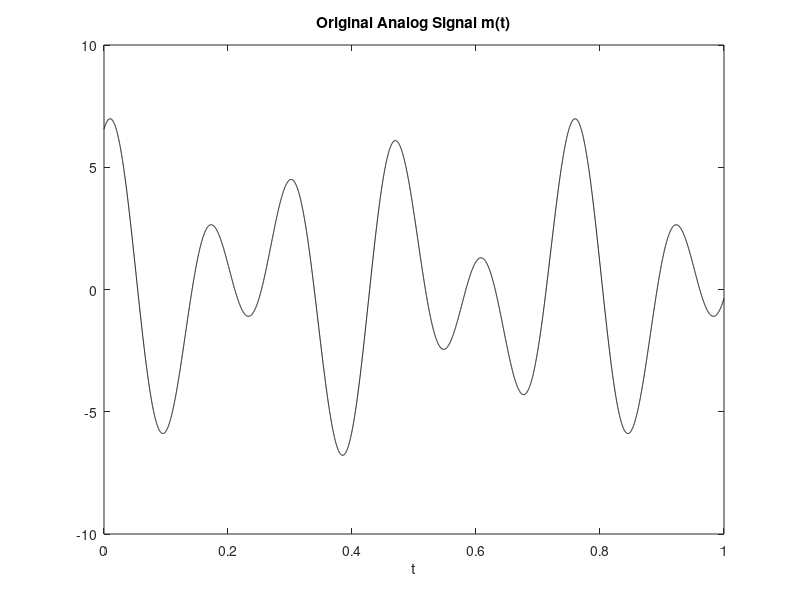
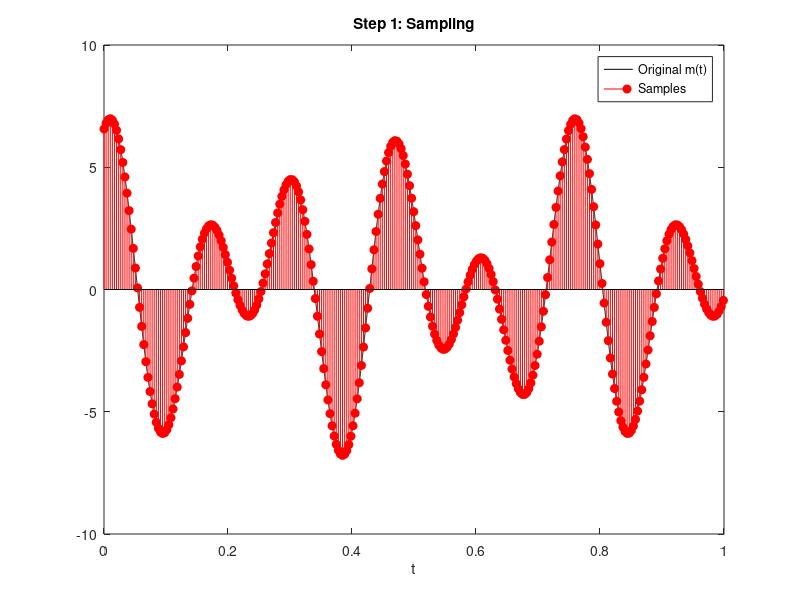
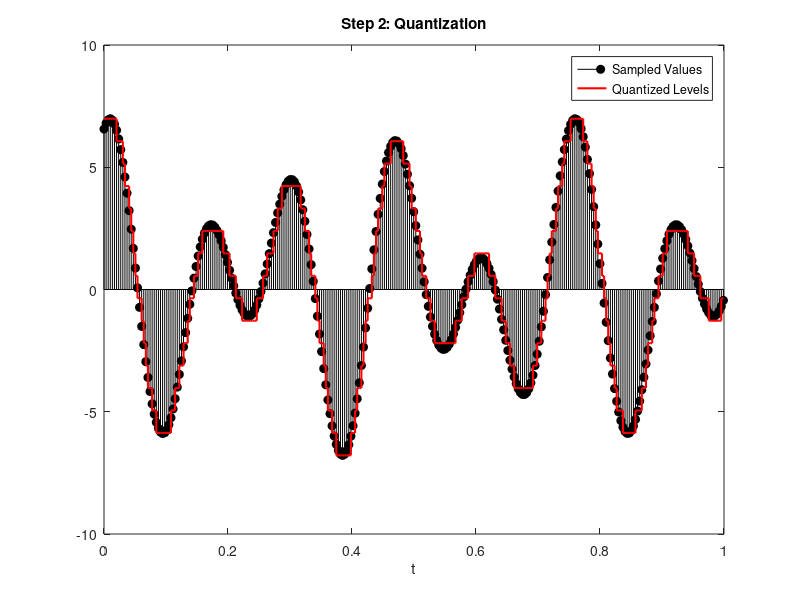
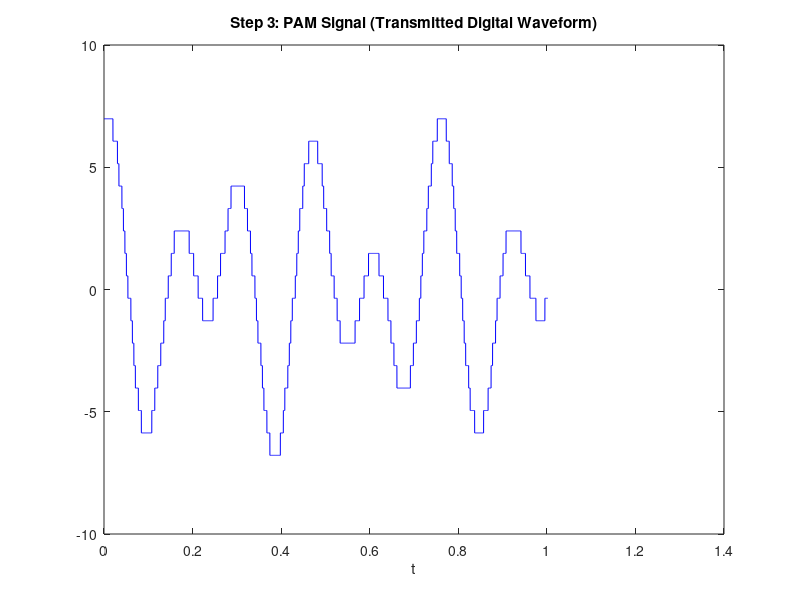

These figures' MATLAB source, in order:
clear; close all; clc;

%% ================== 基本參數 ==================
fd = 8000; % Discretization frequency
T  = 1;            % 訊號長度
t  = 0:1/fd:T-1/fd;

noise_power = 0.3;   % 雜訊強度 

%% ================== 原始平滑類比訊號 ==================
f1 = 100;
% m = (1 + 0.5*cos(2*pi*f1*t)) .* cos(2*pi*f1*t);
m = 0.1  + 3*cos(2*pi*f1*(t-1.5/T)/(25)) ...
    - 4*sin(2*pi*f1*(t-0.5/T)/(15));
figure; plot(t,m,'k'); title('Original Analog Signal m(t)');
xlabel('t')

%% =====================================================
%%  數位 PAM 傳輸
%% =====================================================
fs = 300;                 
Ns = round(fd/fs);          
L  = 16; %L=4,16,64                    

%% ---------- 1️. Sampling ----------
n = 1:Ns:length(m);    % sampling period is Ns
m_s = m(n);

figure;
plot(t,m,'k'); hold on;
stem(t(n),m_s,'r','filled');
title('Step 1: Sampling');
legend('Original m(t)','Samples');
xlabel('t')

%% ---------- 2️. Quantization ----------
m_min = min(m_s);
m_max = max(m_s);
delta = (m_max-m_min)/(L-1); %quantization interval
            %devide interval [m_min, m_max] into L-1 part

q_index = round((m_s-m_min)/delta);  %quantization index, each value 0~L-1
               %try the function "round" 
a = m_min+delta*q_index;  %quantization value

figure;
stem(t(n),m_s,'k','filled'); hold on;
stairs(t(n),a,'r','LineWidth',1.5);
title('Step 2: Quantization');
legend('Sampled Values','Quantized Levels');
xlabel('t')

%% ---------- 3️. PAM Modulation ----------
pulse = ones(1,Ns);
s_pam = zeros(1,length(a)*Ns);

for k = 1:length(a)
    s_pam((k-1)*Ns+1:k*Ns) = a(k)*pulse;
end

t_pam = (0:length(s_pam)-1)/fd;

figure;
plot(t_pam,s_pam,'b');
title('Step 3: PAM Signal (Transmitted Digital Waveform)');
xlabel('t')

%% ---------- 4️. Add Noise ----------
r_pam = s_pam + sqrt(noise_power)*randn(size(s_pam));

figure;
plot(t_pam,r_pam,'r');
title('Step 4: Received Signal with Noise');
xlabel('t')

%% ---------- 5️. Matched Filter ----------
h = fliplr(pulse);
y = conv(r_pam,h);  %pass the signal r_pam through filter h
                    %try function "conv"
y = y / sum(pulse.^2);
t_y = (0:length(y)-1)/fd;

figure;
plot(t_y,y);
title('Step 5: Matched Filter Output');
xlabel('t')

%% ---------- 6️. Sampling for Decision ----------
sample_index = Ns:Ns:length(y);
sample_points = y(sample_index);

for k = 1:length(a)
    a_hat(k) = round((sample_points(k)-m_min)/delta)*delta+m_min;
               %a_hat(k) is the closest quatization level
               %to the sample point(k)
               %%try the function "round"
end

figure;
stem(sample_index/fd,a_hat,'filled');
title('Step 6: Samples After Matched Filter');
xlabel('t')

%% ---------- 7️. Signal Reconstruction (square wave)----------
m_rec_dig = zeros(size(m));
for k = 1:length(a_hat)
    idx = (k-1)*Ns+1:k*Ns;
    if idx(end) <= length(m_rec_dig)
        m_rec_dig(idx) = a_hat(k);
    end
end

figure;
plot(t,m,'k','LineWidth',1.5); hold on;
plot(t,m_rec_dig,'b');
legend('Original','Digital Recovered');
title('Step 7: Reconstructed Signal');
xlabel('t')

%% ---------- 8. Signal Reconstruction (sinc) ----------
t_sample = t(n);          % 取樣時刻
m_rec_sinc = zeros(size(t));

for k = 1:length(a_hat)
    m_rec_sinc = m_rec_sinc + a_hat(k) * sinc((t - t_sample(k)) * fs);
end

figure;
plot(t,m,'k','LineWidth',1.5); hold on;
plot(t,m_rec_sinc,'b');
legend('Original','Sinc Reconstructed');
title('Step 7-2: Sinc Reconstruction');
xlabel('t')


%% =====================================================
%%  DSB-C
%% =====================================================
fc = 1000;      % 載波
ka = 0.7;
carrier = cos(2*pi*fc*t);
m_scale= max(abs(m));
m_normal=m/m_scale;
s_am = (1 + ka*m_normal).*carrier;

% 加雜訊
r_am = s_am + sqrt(noise_power)*randn(size(s_am));

% Envelope detection
env = abs(r_am);

% LPF (頻域實現)
N = length(env);
f = (-N/2:N/2-1)*(fd/N);
ENV = fftshift(fft(env))/fd;

H = zeros(size(f));
H(abs(f)<fc/4) = 1;

env_lpf = real(ifft(ifftshift(ENV.*H)))*fd;

% abs 檢波比例補償
env_lpf = env_lpf * (pi/2);
m_rec_am = (env_lpf - 1)/ka*m_scale;

figure;
plot(t,m,'k','LineWidth',1.5); hold on;
plot(t,m_rec_am,'r');
legend('Original','AM Recovered');
title('Analog AM Transmission Result');
xlabel('t')

%% =====================================================
%%  類比 vs 數位 最終比較
%% =====================================================
figure;
plot(t,m,'k','LineWidth',1.5); hold on;
plot(t,m_rec_am,'r');
plot(t,m_rec_sinc,'b');
legend('Original','Analog AM','Digital PAM');
title('Analog vs Digital Transmission Comparison');
xlabel('t')
